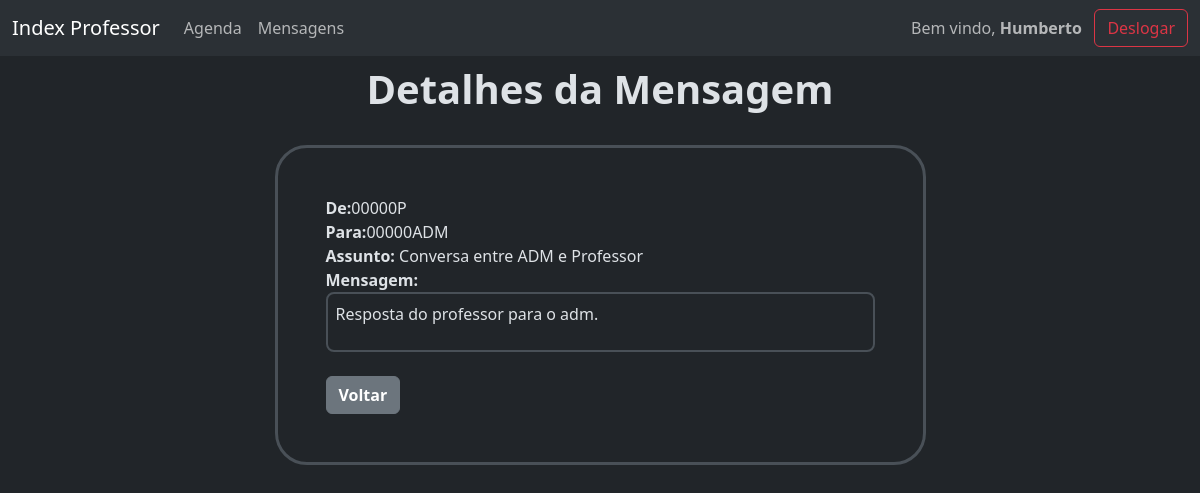
The app's page /index_professor/8/mensagem/28 (signed in) with its own data.
### gerenciamento/models.py (models this page shows, shortened)
class Mensagem(models.Model):
    id = models.AutoField(primary_key=True)
    remetente = models.ForeignKey(User,on_delete=models.CASCADE, related_name='mensagens_enviadas')
    destinatario = models.ForeignKey(User,on_delete=models.CASCADE, related_name='mensagens_recebidas')
    assunto = models.CharField(max_length=55)
    conteudo = models.TextField()
    data_hora = models.DateTimeField(auto_now_add=True)
    class Meta:
        verbose_name_plural = 'Mensagens'

### gerenciamento/views.py (the view, shortened to what this page needs)
# urls.py: path('index_professor/<int:id>/mensagem/<int:pk>', views.index_professor_mensagem, name='ind_pro_msg'),
@user_passes_test(professor)
def index_professor_mensagem(request, id, pk):
    professor = Professor.objects.get(id=id)
    mensagem = get_object_or_404(Mensagem, id=pk)
    if request.user == mensagem.destinatario or request.user == mensagem.remetente:
        if request.method != "POST":
            form = RespostaForm()
        context = {
            'professor':professor, 'mensagem': mensagem, 'form': form
            }
        return render(request, 'professor/index_professor_mensagem.html', context)
    else:
        return redirect(reverse('block'))

### gerenciamento/views.py (called while the page is built)
def professor(user):
    return user.groups.filter(name='Professor').exists()

### templates/professor/index_professor_mensagem.html (shortened to what this page needs)
{% extends "professor/base.html" %}
{% block corpo %}
<div class='col-7 mx-auto'>
    <div class='text-center'>
        <h1><strong>Detalhes da Mensagem</strong></h1>
    </div>
    <br>
    <div class='border p-5 border-3 rounded-5'>
        <div>
            <strong>De:</strong>{{mensagem.remetente}} <br>
            <strong>Para:</strong>{{mensagem.destinatario}}
        </div>
        <div>
            <strong>Assunto:</strong> {{mensagem.assunto}} <br>
            <strong>Mensagem:</strong>
            <div class='border border-2 rounded-3 p-2'>
                <p>{{mensagem.conteudo}}</p>
            </div>
        </div>
        <br>
        <div>
            <a class='btn btn-secondary' href="{% url "ind_pro_msgs" professor.id %}"><strong>Voltar</strong></a>
        </div>
    </div>
    <br>
</div>
{% endblock corpo %}

### templates/professor/base.html (shortened to what this page needs)
{% extends "base.html" %}
{% block base %}
<nav class="navbar fixed-top navbar-expand-lg bg-body-tertiary" >
    <div class="container-fluid">
        <div>
            <a class="navbar-brand" href="{% url "ind_pro" professor.id %}">Index Professor</a>
        </div>
        <div class="collapse navbar-collapse" id="navbarNavDropdown">
            <ul class="navbar-nav me-auto">
                <li><a class="nav-link" href="{% url "ind_pro_age" professor.id %}">Agenda</a></li>
                <li><a class="nav-link" href="{% url "ind_pro_msgs" professor.id %}">Mensagens</a></li>
            </ul>
            <span class='navbar-text'>Bem vindo, <strong>{{user.first_name}}</strong></span>
            <a class='btn btn-outline-danger' href="{% url "desl" %}">Deslogar</a>
        </div>
    </div>
</nav>
<div>
    {% block corpo %}{% endblock corpo %}
</div>
{% endblock base %}

### records on screen
Mensagem: remetente "00000P", destinatario "00000ADM", assunto "Conversa entre ADM e Professor", conteudo "Resposta do professor para o adm."

### other values on screen
{{ user.first_name }} "Humberto"
